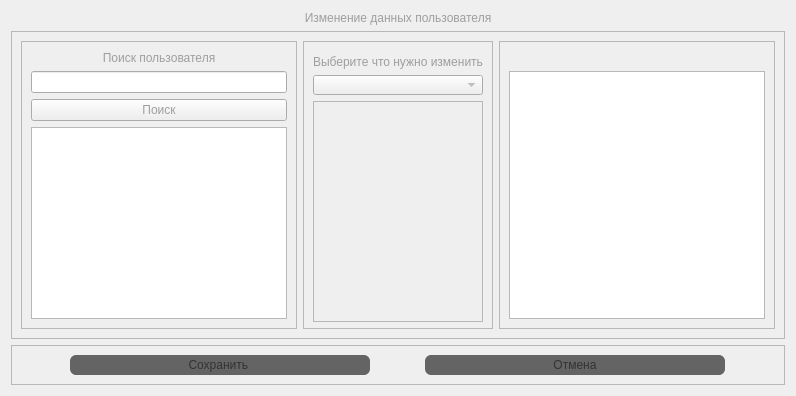
                   <widget class="QWidget" name="page_change_user_3">
                    <layout class="QVBoxLayout" name="verticalLayout_30">
                     <item>
                      <widget class="QLabel" name="label_ch_info_3">
                       <property name="styleSheet">
                        <string>color: rgb(158, 158, 158);</string>
                       </property>
                       <property name="text">
                        <string>Изменение данных пользователя</string>
                       </property>
                       <property name="alignment">
                        <set>Qt::AlignCenter</set>
                       </property>
                      </widget>
                     </item>
                     <item>
                      <widget class="QFrame" name="frame_43">
                       <property name="frameShape">
                        <enum>QFrame::StyledPanel</enum>
                       </property>
                       <property name="frameShadow">
                        <enum>QFrame::Raised</enum>
                       </property>
                       <layout class="QHBoxLayout" name="horizontalLayout_19">
                        <item>
                         <widget class="QFrame" name="frame_12">
                          <property name="frameShape">
                           <enum>QFrame::StyledPanel</enum>
                          </property>
                          <property name="frameShadow">
                           <enum>QFrame::Raised</enum>
                          </property>
                          <layout class="QVBoxLayout" name="verticalLayout_27">
                           <item>
                            <widget class="QLabel" name="label_ch_srch_user_3">
                             <property name="styleSheet">
                              <string notr="true">color: rgb(158, 158, 158);</string>
                             </property>
                             <property name="text">
                              <string>Поиск пользователя</string>
                             </property>
                             <property name="alignment">
                              <set>Qt::AlignCenter</set>
                             </property>
                            </widget>
                           </item>
                           <item>
                            <widget class="QLineEdit" name="lineEdit_ch_3">
                             <property name="styleSheet">
                              <string notr="true">color: rgb(158, 158, 158);</string>
                             </property>
                            </widget>
                           </item>
                           <item>
                            <widget class="QPushButton" name="pushButton_ch_search_3">
                             <property name="styleSheet">
                              <string notr="true">color: rgb(158, 158, 158);</string>
                             </property>
                             <property name="text">
                              <string>Поиск</string>
                             </property>
                            </widget>
                           </item>
                           <item>
                            <widget class="QListWidget" name="listWidget_users_3">
                             <property name="styleSheet">
                              <string notr="true">color: rgb(158, 158, 158);</string>
                             </property>
                            </widget>
                           </item>
                          </layout>
                         </widget>
                        </item>
                        <item>
                         <widget class="QFrame" name="frame_40">
                          <property name="maximumSize">
                           <size>
                            <width>228</width>
                            <height>8000</height>
                           </size>
                          </property>
                          <property name="frameShape">
                           <enum>QFrame::StyledPanel</enum>
                          </property>
                          <property name="frameShadow">
                           <enum>QFrame::Raised</enum>
                          </property>
                          <layout class="QVBoxLayout" name="verticalLayout_28">
                           <property name="topMargin">
                            <number>12</number>
                           </property>
                           <property name="bottomMargin">
                            <number>6</number>
                           </property>
                           <item>
                            <widget class="QLabel" name="label_ch_whtCh_3">
                             <property name="maximumSize">
                              <size>
                               <width>16777215</width>
                               <height>15</height>
                              </size>
                             </property>
                             <property name="styleSheet">
                              <string notr="true">color: rgb(158, 158, 158);</string>
                             </property>
                             <property name="text">
                              <string>Выберите что нужно изменить</string>
                             </property>
                             <property name="alignment">
                              <set>Qt::AlignCenter</set>
                             </property>
                            </widget>
                           </item>
                           <item>
                            <widget class="QComboBox" name="comboBox_3">
                             <property name="maximumSize">
                              <size>
                               <width>16777215</width>
                               <height>20</height>
                              </size>
                             </property>
                             <property name="styleSheet">
                              <string notr="true">color: rgb(158, 158, 158);</string>
                             </property>
                            </widget>
                           </item>
                           <item>
                            <widget class="QFrame" name="frame_44">
                             <property name="maximumSize">
                              <size>
                               <width>16777215</width>
                               <height>8000</height>
                              </size>
                             </property>
                             <property name="frameShape">
                              <enum>QFrame::StyledPanel</enum>
                             </property>
                             <property name="frameShadow">
                              <enum>QFrame::Raised</enum>
                             </property>
                            </widget>
                           </item>
                          </layout>
                         </widget>
                        </item>
                        <item>
                         <widget class="QFrame" name="frame_41">
                          <property name="frameShape">
                           <enum>QFrame::StyledPanel</enum>
                          </property>
                          <property name="frameShadow">
                           <enum>QFrame::Raised</enum>
                          </property>
                          <layout class="QVBoxLayout" name="verticalLayout_29">
                           <item>
                            <widget class="QLabel" name="label_ch_inf_3">
                             <property name="text">
                              <string/>
                             </property>
                             <property name="alignment">
                              <set>Qt::AlignCenter</set>
                             </property>
                            </widget>
                           </item>
                           <item>
                            <widget class="QPlainTextEdit" name="plainTextEdit_ch_data_3">
                             <property name="styleSheet">
                              <string notr="true">color: rgb(158, 158, 158);</string>
                             </property>
                            </widget>
                           </item>
                          </layout>
                         </widget>
                        </item>
                       </layout>
                      </widget>
                     </item>
                     <item>
                      <widget class="QFrame" name="frame_42">
                       <property name="minimumSize">
                        <size>
                         <width>0</width>
                         <height>40</height>
                        </size>
                       </property>
                       <property name="frameShape">
                        <enum>QFrame::StyledPanel</enum>
                       </property>
                       <property name="frameShadow">
                        <enum>QFrame::Raised</enum>
                       </property>
                       <layout class="QHBoxLayout" name="horizontalLayout_18">
                        <item>
                         <widget class="QPushButton" name="pushButton_ch_save_3">
                          <property name="maximumSize">
                           <size>
                            <width>300</width>
                            <height>40</height>
                           </size>
                          </property>
                          <property name="styleSheet">
                           <string notr="true">

QPushButton{
background-color: rgb(100, 100, 100);

color: rgb(50, 50, 50);
border:0px;
border-radius: 6px;
}

QPushButton:hover{
background-color: rgb(130, 130, 130);
color: rgb(50, 50, 50);
border-radius: 6px;
}



</string>
                          </property>
                          <property name="text">
                           <string>Сохранить </string>
                          </property>
                         </widget>
                        </item>
                        <item>
                         <widget class="QPushButton" name="pushButton_ch_cancel_3">
                          <property name="maximumSize">
                           <size>
                            <width>300</width>
                            <height>40</height>
                           </size>
                          </property>
                          <property name="styleSheet">
                           <string notr="true">

QPushButton{
background-color: rgb(100, 100, 100);

color: rgb(50, 50, 50);
border:0px;
border-radius: 6px;
}

QPushButton:hover{
background-color: rgb(130, 130, 130);
color: rgb(50, 50, 50);
border-radius: 6px;
}



</string>
                          </property>
                          <property name="text">
                           <string>Отмена</string>
                          </property>
                         </widget>
                        </item>
                       </layout>
                      </widget>
                     </item>
                    </layout>
                   </widget>
